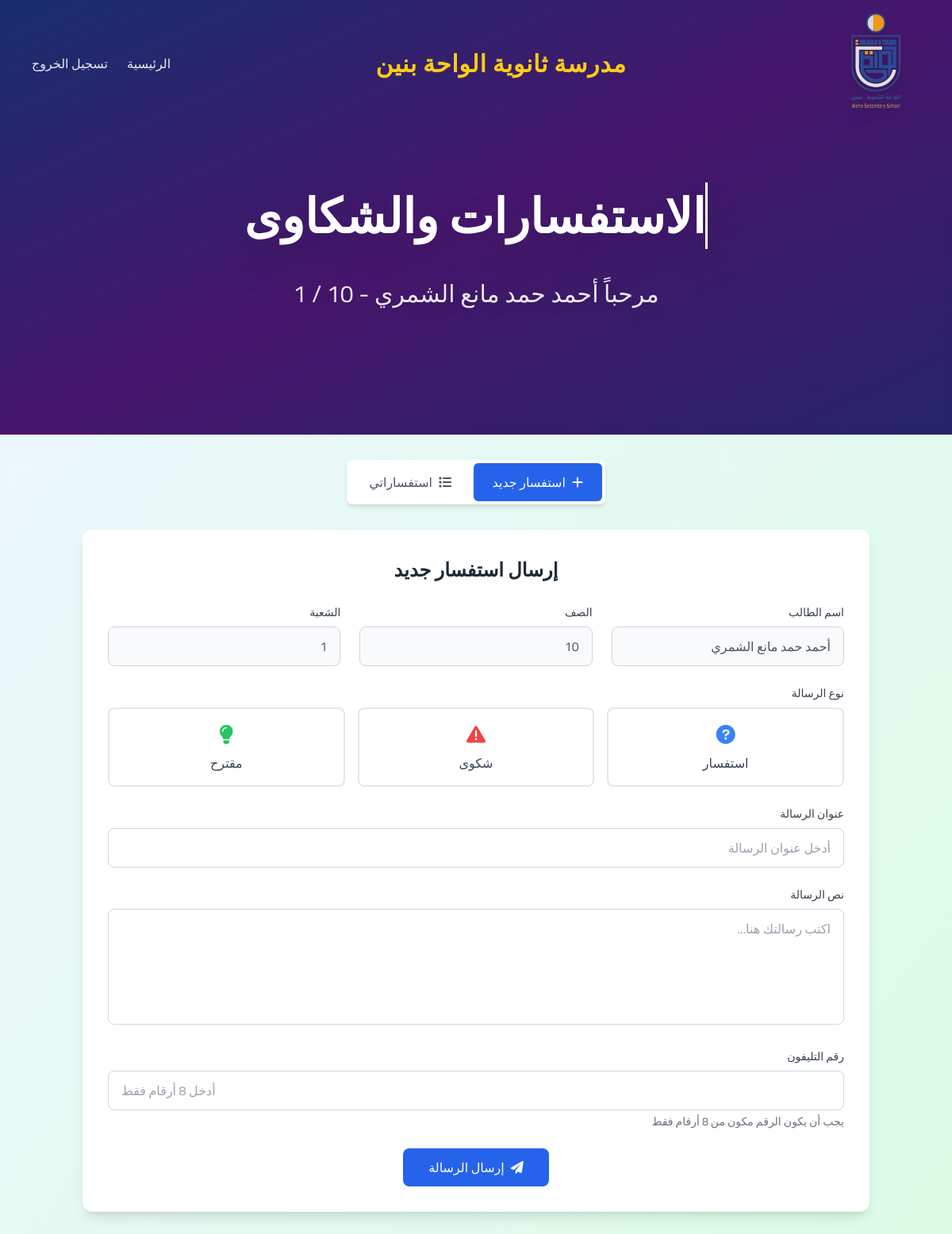
Page /student_inquiries (signed in) on the committed database.
### app.py (models this page shows)
class SchoolSettings(db.Model):
    id = db.Column(db.Integer, primary_key=True)
    school_logo = db.Column(db.String(255), nullable=True)
    school_name = db.Column(db.String(200), nullable=False)
    school_address = db.Column(db.Text, nullable=True)
    school_phone = db.Column(db.String(50), nullable=True)
    school_email = db.Column(db.String(100), nullable=True)
    school_vision = db.Column(db.Text, nullable=True)
    school_mission = db.Column(db.Text, nullable=True)
    school_values = db.Column(db.Text, nullable=True)
    google_maps_url = db.Column(db.String(500), nullable=True)
    youtube_url = db.Column(db.String(500), nullable=True)
    instagram_url = db.Column(db.String(500), nullable=True)
    telegram_url = db.Column(db.String(500), nullable=True)
    snapchat_url = db.Column(db.String(500), nullable=True)
    whatsapp_url = db.Column(db.String(500), nullable=True)
    academic_year = db.Column(db.String(50), nullable=True)
    academic_semester = db.Column(db.String(50), nullable=True)
    updated_at = db.Column(db.DateTime, default=datetime.utcnow, onupdate=datetime.utcnow)

class Student(db.Model):
    civil_id = db.Column(db.String(20), primary_key=True)
    name = db.Column(db.String(100), nullable=False)
    grade = db.Column(db.String(20), nullable=False)
    section = db.Column(db.String(10), nullable=False)
    password = db.Column(db.String(100), nullable=False)

### app.py (the view, shortened to what this page needs)
@app.route('/student_inquiries', methods=['GET', 'POST'])
def student_inquiries():
    if 'student_civil_id' not in session:
        return redirect(url_for('student_login'))
    student_inquiries_enabled = get_system_setting('student_inquiries_enabled', '1')
    if student_inquiries_enabled != '1':
        flash('استفسارات الطلاب معطلة مؤقتاً من قبل الإدارة', 'warning')
        return redirect(url_for('student_home'))
    student = Student.query.filter_by(civil_id=session['student_civil_id']).first()
    if not student:
        return redirect(url_for('student_login'))
    try:
        Inquiry.query.filter_by(
            student_civil_id=student.civil_id,
            status='تم الرد',
            is_read=False
        ).update({'is_read': True})
        db.session.commit()
        inquiries = Inquiry.query.filter_by(student_civil_id=student.civil_id).order_by(Inquiry.submission_date.desc()).all()
        school_settings = get_school_settings()
        current_year = datetime.now().year
        return render_template('student_inquiries.html', student=student, inquiries=inquiries, school_settings=school_settings, current_year=current_year)
    except Exception as e:
        flash('حدث خطأ في عرض الاستفسارات. يرجى المحاولة مرة أخرى.', 'danger')
        school_settings = get_school_settings()
        current_year = datetime.now().year
        return render_template('student_inquiries.html', student=student, inquiries=[], school_settings=school_settings, current_year=current_year)

### app.py (called while the page is built, shortened)
def get_system_setting(key, default_value="0"):
    try:
        setting = SystemSettings.query.filter_by(setting_key=key).first()
        return setting.setting_value if setting else default_value
    except:
        return default_value

def get_school_settings():
    try:
        settings = SchoolSettings.query.first()
        return settings
    except Exception as e:
        print(f"خطأ في get_school_settings: {e}")
        return SchoolSettings(
            school_name="اسم المدرسة",
            school_address="عنوان المدرسة",
            school_phone="",
            school_email="",
            school_vision="رؤية المدرسة",
            school_mission="رسالة المدرسة",
            school_values="",
            google_maps_url="",
            youtube_url="",
            instagram_url="",
            telegram_url="",
            snapchat_url="",
            whatsapp_url="",
            academic_year="2024-2025",
            academic_semester="الفصل الدراسي الأول"
        )

### templates/student_inquiries.html (shortened to what this page needs)
<!DOCTYPE html>
<html lang="ar" dir="rtl">
<head>
    <script src="https://cdn.tailwindcss.com"></script>
    <link href="https://cdnjs.cloudflare.com/ajax/libs/font-awesome/6.0.0/css/all.min.css" rel="stylesheet">
</head>
<body class="font-['Cairo'] bg-gradient-to-br from-blue-50 to-green-100 min-h-screen">
    <section class="relative bg-gradient-to-br from-blue-900 via-purple-900 to-indigo-900 overflow-hidden">
        <div class="absolute inset-0 bg-gradient-to-br from-blue-900 via-purple-900 to-indigo-900"></div>
        <div class="absolute inset-0 bg-black/20 backdrop-blur-sm"></div>
        <div class="relative z-20 max-w-7xl mx-auto px-4 sm:px-6 lg:px-8" id="header-container">
            <div class="flex items-center justify-between h-32 md:h-36 lg:h-40">
                <div class="flex items-center flex-shrink-0">
                    {% if school_settings and school_settings.school_logo %}
                    <img src="/assets/images/{{ school_settings.school_logo }}" alt="شعار المدرسة" class="h-24 md:h-28 lg:h-32 w-auto drop-shadow-lg ">
                {% endif %}
                </div>
                <div class="flex-1 flex justify-center">
                                                            <span class="text-base md:text-3xl font-extrabold text-yellow-400 tracking-wide font-['Cairo','Noto Kufi Arabic',sans-serif] select-none">
                    {% if school_settings and school_settings.school_name %}
                        {{ school_settings.school_name }}
                    {% else %}
                        سجل بيانات المدرسة من الاعدادات
                    {% endif %}
                </span>
                </div>
                <div class="hidden md:flex items-center space-x-2 space-x-reverse">
                    <a href="/student_home" class="px-2 py-2 rounded-md text-base font-medium text-white/90 hover:text-yellow-400 hover:bg-white/5 transition-all duration-300">الرئيسية</a>
                    <a href="/logout" class="px-2 py-2 rounded-md text-base font-medium text-white/90 hover:text-yellow-400 hover:bg-white/5 transition-all duration-300">تسجيل الخروج</a>
                </div>
            </div>
        </div>
        <div class="relative z-10 container mx-auto px-6 flex flex-col justify-center items-center text-center pb-32">
            <h1 class="text-4xl md:text-5xl lg:text-6xl font-extrabold mb-8 text-white drop-shadow-2xl leading-relaxed animate-fade-in-up animation-delay-200 overflow-visible mt-16">
                <span class="typing-text">الاستفسارات والشكاوى</span>
            </h1>
            <p class="text-xl md:text-2xl lg:text-3xl mb-8 max-w-4xl text-white/90 drop-shadow-lg leading-relaxed animate-fade-in-up animation-delay-400">
                مرحباً {{ student.name }} - {{ student.grade }} / {{ student.section }}
            </p>
        </div>
    </section>
    <div class="container mx-auto px-4 py-8">
        <div class="max-w-6xl mx-auto">
            <div class="flex justify-center mb-8">
                <div class="bg-white rounded-lg shadow-md p-1">
                    <button id="newInquiryBtn" class="px-6 py-3 rounded-md bg-blue-600 text-white font-medium hover:bg-blue-700 transition-colors">
                        <i class="fas fa-plus ml-2"></i>استفسار جديد
                    </button>
                    <button id="myInquiriesBtn" class="px-6 py-3 rounded-md text-gray-600 font-medium hover:bg-gray-100 transition-colors">
                        <i class="fas fa-list ml-2"></i>استفساراتي
                    </button>
                </div>
            </div>
            <div id="newInquiryForm" class="bg-white rounded-xl shadow-lg p-8 mb-8">
                <h2 class="text-2xl font-bold text-gray-800 mb-6 text-center">إرسال استفسار جديد</h2>
                <form method="POST" action="/student_inquiries" class="space-y-6">
                    <div class="grid grid-cols-1 md:grid-cols-3 gap-6">
                        <div>
                            <label class="block text-sm font-medium text-gray-700 mb-2">اسم الطالب</label>
                            <input type="text" value="{{ student.name }}" readonly class="w-full px-4 py-3 border border-gray-300 rounded-lg bg-gray-50 text-gray-600">
                        </div>
                        <div>
                            <label class="block text-sm font-medium text-gray-700 mb-2">الصف</label>
                            <input type="text" value="{{ student.grade }}" readonly class="w-full px-4 py-3 border border-gray-300 rounded-lg bg-gray-50 text-gray-600">
                        </div>
                        <div>
                            <label class="block text-sm font-medium text-gray-700 mb-2">الشعبة</label>
                            <input type="text" value="{{ student.section }}" readonly class="w-full px-4 py-3 border border-gray-300 rounded-lg bg-gray-50 text-gray-600">
                        </div>
                    </div>
                    <div>
                        <label class="block text-sm font-medium text-gray-700 mb-2">نوع الرسالة</label>
                        <div class="grid grid-cols-1 md:grid-cols-3 gap-4">
                            <label class="relative">
                                <div class="border-2 border-gray-200 rounded-lg p-4 text-center cursor-pointer hover:border-blue-300 transition-colors radio-option">
                                    <i class="fas fa-question-circle text-2xl text-blue-500 mb-2"></i>
                                    <div class="font-medium text-gray-700">استفسار</div>
                                </div>
                            </label>
                            <label class="relative">
                                <div class="border-2 border-gray-200 rounded-lg p-4 text-center cursor-pointer hover:border-red-300 transition-colors radio-option">
                                    <i class="fas fa-exclamation-triangle text-2xl text-red-500 mb-2"></i>
                                    <div class="font-medium text-gray-700">شكوى</div>
                                </div>
                            </label>
                            <label class="relative">
                                <div class="border-2 border-gray-200 rounded-lg p-4 text-center cursor-pointer hover:border-green-300 transition-colors radio-option">
                                    <i class="fas fa-lightbulb text-2xl text-green-500 mb-2"></i>
                                    <div class="font-medium text-gray-700">مقترح</div>
                                </div>
                            </label>
                        </div>
                    </div>
                    <div>
                        <label class="block text-sm font-medium text-gray-700 mb-2">عنوان الرسالة</label>
                        <input type="text" name="title" required class="w-full px-4 py-3 border border-gray-300 rounded-lg focus:ring-2 focus:ring-blue-500 focus:border-transparent" placeholder="أدخل عنوان الرسالة">
                    </div>
                    <div>
                        <label class="block text-sm font-medium text-gray-700 mb-2">نص الرسالة</label>
                        <textarea name="message" rows="5" required class="w-full px-4 py-3 border border-gray-300 rounded-lg focus:ring-2 focus:ring-blue-500 focus:border-transparent resize-none" placeholder="اكتب رسالتك هنا..."></textarea>
                    </div>
                    <div>
                        <label class="block text-sm font-medium text-gray-700 mb-2">رقم التليفون</label>
                        <input type="tel" name="phone" required pattern="[0-9]{8}" maxlength="8" class="w-full px-4 py-3 border border-gray-300 rounded-lg focus:ring-2 focus:ring-blue-500 focus:border-transparent" placeholder="أدخل 8 أرقام فقط">
                        <p class="text-sm text-gray-500 mt-1">يجب أن يكون الرقم مكون من 8 أرقام فقط</p>
                    </div>
                    <div class="text-center">
                        <button type="submit" class="bg-blue-600 text-white px-8 py-3 rounded-lg font-medium hover:bg-blue-700 transition-colors focus:ring-4 focus:ring-blue-200">
                            <i class="fas fa-paper-plane ml-2"></i>إرسال الرسالة
                        </button>
                    </div>
                </form>
            </div>
        </div>
    </div>
</body>
</html>

### templates/student_inquiries.html (style rules this page uses)
.animate-fade-in-up { animation: fade-in-up 1s ease-out forwards; opacity: 0; }
.animation-delay-200 { animation-delay: 0.2s; }
.animation-delay-400 { animation-delay: 0.4s; }
.typing-text { display: inline-block; overflow: visible; white-space: nowrap; border-right: 3px solid white; animation: typing 3s steps(40, end), blink 0.75s step-end infinite; line-height: 1.2; padding: 0.1em 0; }
.overflow-visible { overflow: visible !important; }
h1, h2, h3, h4, h5, h6 { line-height: 1.4 !important; padding: 0.1em 0 !important; }
#header-container { position: relative; }

### rows in the picture
SchoolSettings: school_logo (picture), school_name "مدرسة ثانوية الواحة بنين"
Student: name "أحمد حمد مانع الشمري", section "1", grade "10"
